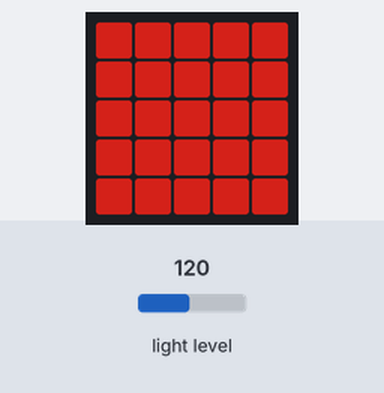
Recording of a program running on a simulated BBC micro:bit (MakeCode). Parts: the board's 5×5 LED display. The test bench sets the inputs (shaded band); at power-on: light level 120. Dim RGB values are drawn brighter than linear.

Above: at 1.2 s.
1.3 s: light level set to 124
3.2 s: light level set to 130
At 4.9 s:
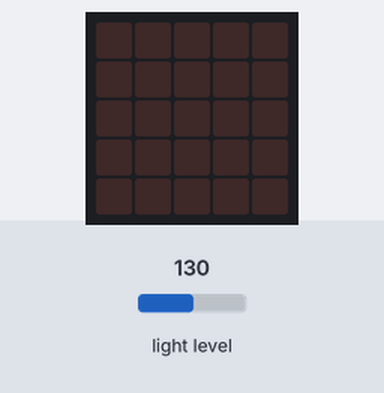
5.2 s: light level set to 5
At 6.6 s:
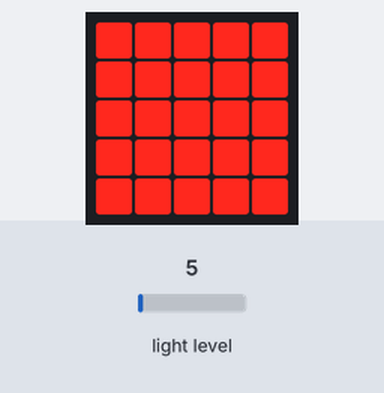
7.3 s: light level set to 128
At 8.3 s:
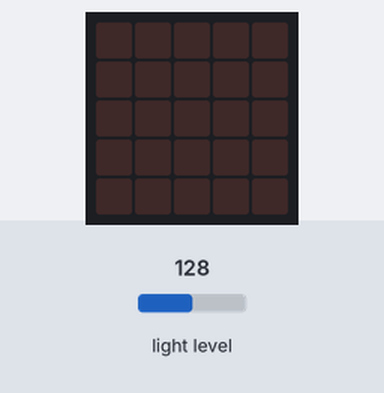
Timing chart, 0 to 10.3 s (numbered marks = the images above; inputs shaded):
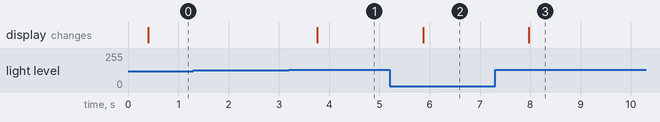

The program:

main.ts
```typescript
basic.forever(function () {
    if (input.lightLevel() >= 128) {
        basic.showLeds(`
            # # # # #
            # # # # #
            # # # # #
            # # # # #
            # # # # #
            `)
        led.setBrightness(0)
    } else if (input.lightLevel() <= 128 && input.lightLevel() >= 90) {
        basic.showLeds(`
            # # # # #
            # # # # #
            # # # # #
            # # # # #
            # # # # #
            `)
        led.setBrightness(128)
    } else {
        basic.showLeds(`
            # # # # #
            # # # # #
            # # # # #
            # # # # #
            # # # # #
            `)
        led.setBrightness(255)
    }
})
```

test.ts
```typescript
// 在此处测试；当此软件包作为插件使用时，将不会编译此软件包。
```

Measured:
- the behaviour switches between 127 and 128 on light level (found by bisection; images 0 and 1)
- after the input at 1.3 s, every drawn part: stays the same
- after the input at 3.2 s, the display: changes after 0.57 s (image 1)
- after the input at 5.2 s, the display: changes after 0.67 s (image 2)
- after the input at 7.3 s, the display: changes after 0.67 s (image 3)
